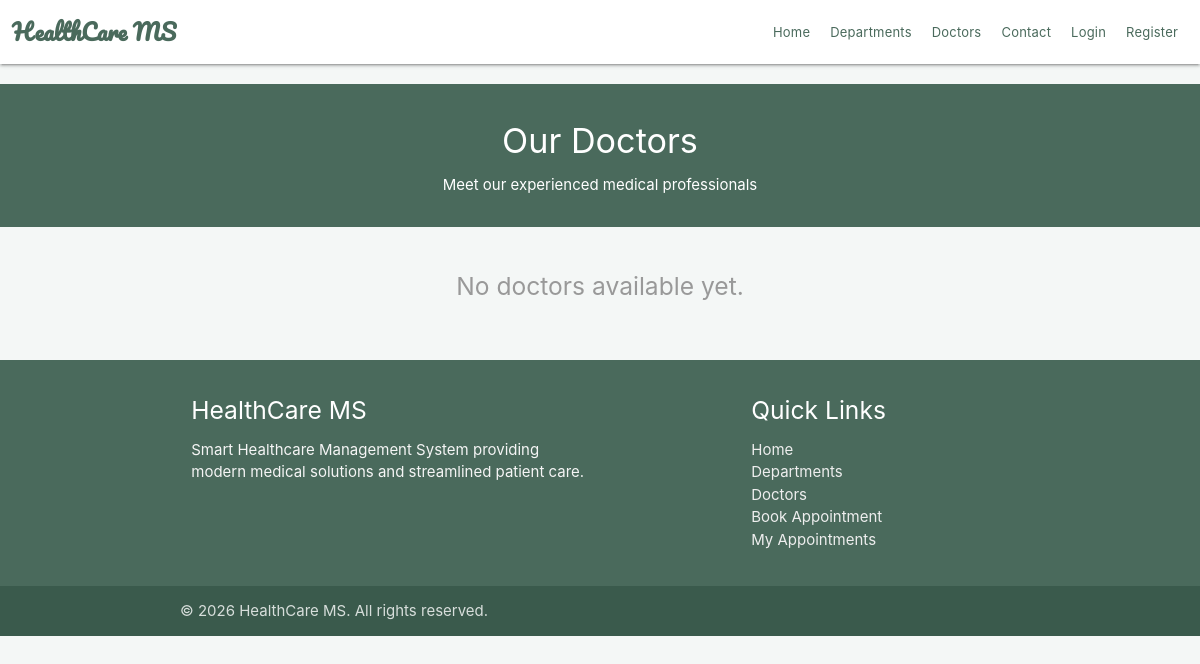
Page /doctors.php on the earlier database version.
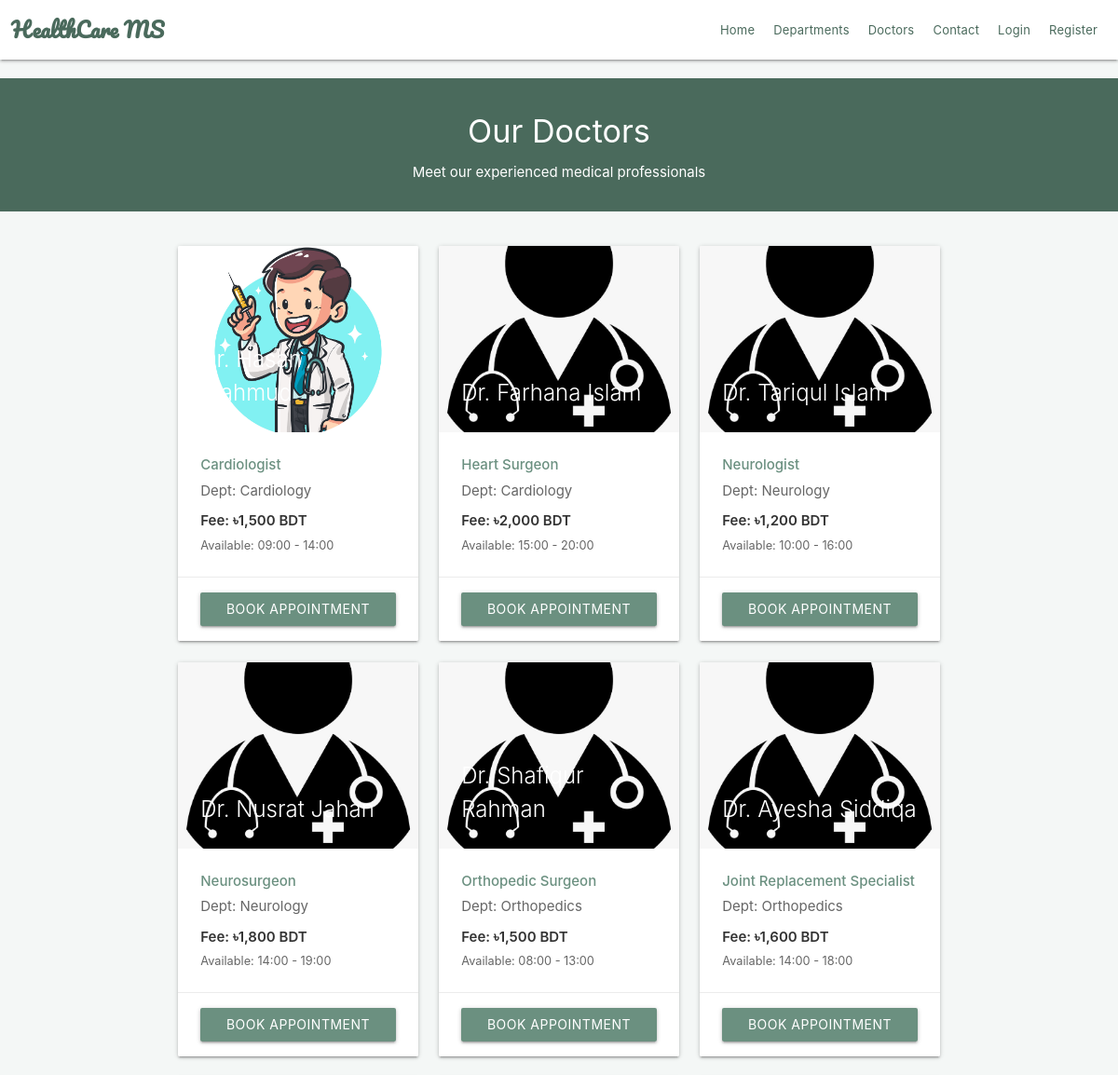
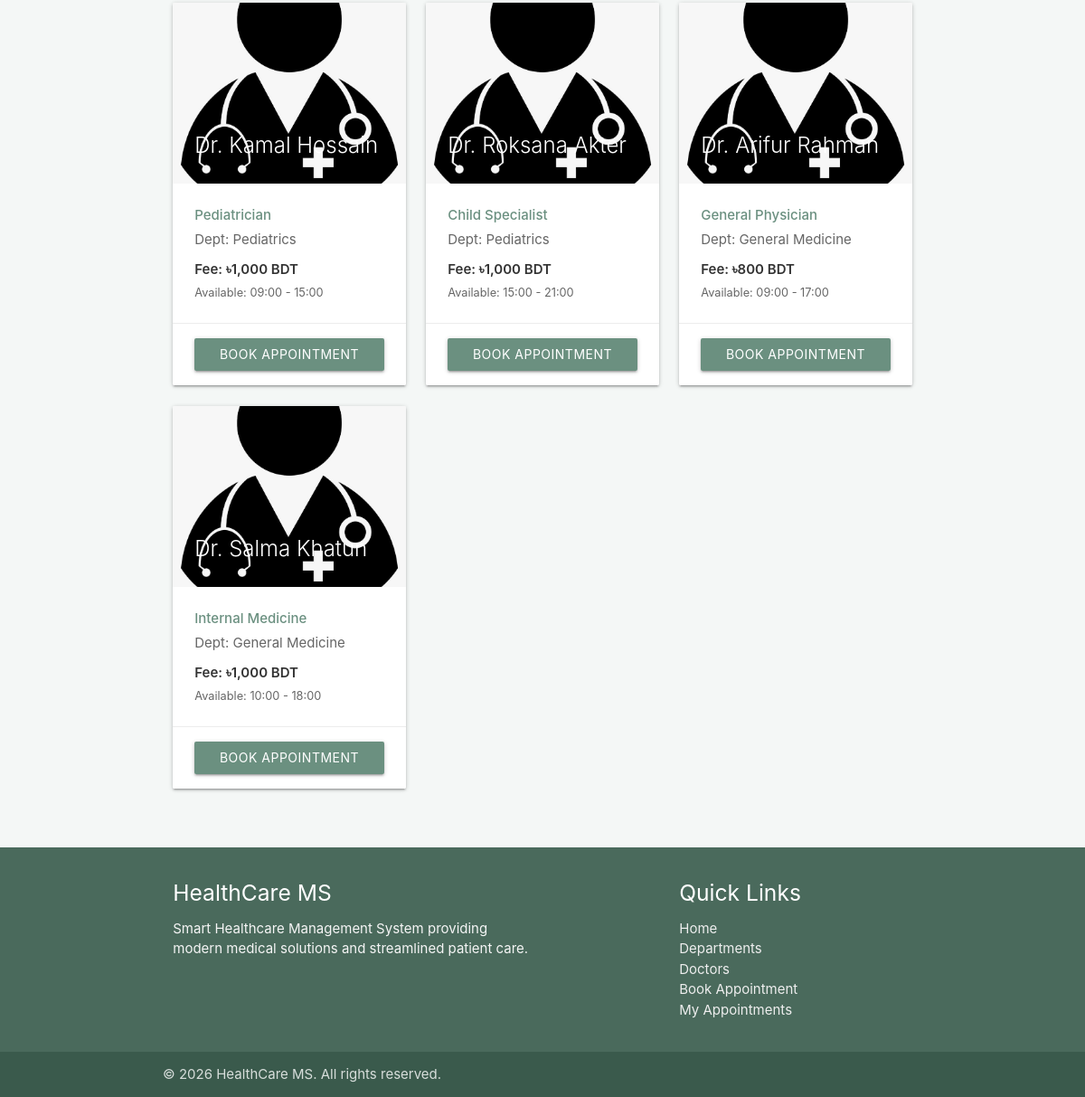
Same page on the later database version (2 pictures, top to bottom).
### tables this page shows
CREATE TABLE `doctors` (
    `id` int(11) NOT NULL,
    `dept_id` int(10) NOT NULL,
    `name` varchar(50) NOT NULL,
    `email` varchar(50) NOT NULL,
    `image` varchar(250) NOT NULL,
    `specialization` varchar(250) NOT NULL,
    `fee` int(255) NOT NULL,
    `available_start` varchar(20) DEFAULT '09:00',
    `available_end` varchar(20) DEFAULT '17:00'
);

CREATE TABLE `departments` (
    `id` int(11) NOT NULL,
    `dept_name` varchar(250) NOT NULL,
    `short_desc` varchar(250) NOT NULL,
    `long_desc` varchar(500) NOT NULL
);

### doctors.php (the view, shortened to what this page needs)
<?php
require_once('backends/connection-pdo.php');
$dept_id = isset($_GET['dept_id']) ? intval($_GET['dept_id']) : 0;
if ($dept_id > 0) {
    $sql = "SELECT d.*, dept.dept_name FROM doctors d JOIN departments dept ON d.dept_id = dept.id WHERE d.dept_id = ?";
    $query = $pdoconn->prepare($sql);
    $query->execute([$dept_id]);
} else {
    $sql = "SELECT d.*, dept.dept_name FROM doctors d JOIN departments dept ON d.dept_id = dept.id";
    $query = $pdoconn->prepare($sql);
    $query->execute();
}
$doctors = $query->fetchAll(PDO::FETCH_ASSOC);
?>
<!DOCTYPE html>
<html lang="en">
<head>
    <link rel="stylesheet" href="https://cdnjs.cloudflare.com/ajax/libs/materialize/1.0.0/css/materialize.min.css">
    <link rel="stylesheet" href="css/style.css">
    <link rel="stylesheet" href="css/healthcare-theme.css">
</head>
<body>
    <?php require('chunks/navbar.php'); ?>
    <div class="section white-text center" style="background: #4a6a5c; margin-top: 20px;">
        <h4>Our Doctors</h4>
        <p>Meet our experienced medical professionals</p>
    </div>
    <div class="container" style="margin-top: 30px; margin-bottom: 50px;">
        <div class="row">
            <?php if (count($doctors) > 0): ?>
                <?php foreach ($doctors as $doc): ?>
                    <div class="col s12 m6 l4">
                        <div class="card hoverable">
                            <div class="card-image">
                                <?php
                                $img_src = htmlspecialchars($doc['image']);
                                if (empty($img_src) || !file_exists("images/" . $img_src)) {
                                    $img_src = "images/default-doctor.jpg";
                                }
                                ?>
                                <img src="<?php echo $img_src; ?>" alt="Doctor" style="height: 200px; object-fit: cover;">
                                <span class="card-title" style="color: white;"><?php echo htmlspecialchars($doc['name']); ?></span>
                            </div>
                            <div class="card-content">
                                <p style="color: #6b9080; font-weight: 500;"><?php echo htmlspecialchars($doc['specialization']); ?></p>
                                <p style="color: #666; margin-top: 5px;">Dept: <?php echo htmlspecialchars($doc['dept_name']); ?></p>
                                <p style="color: #333; font-weight: 600; margin-top: 10px;">Fee: ৳<?php echo number_format($doc['fee']); ?> BDT</p>
                                <p style="color: #666; font-size: 0.85rem; margin-top: 5px;">Available: <?php echo $doc['available_start']; ?> - <?php echo $doc['available_end']; ?></p>
                            </div>
                            <div class="card-action">
                                <a href="appointments.php?doctor_id=<?php echo $doc['id']; ?>" class="waves-effect waves-light btn" style="background: #6b9080 !important; color: white !important; width: 100%;">Book Appointment</a>
                            </div>
                        </div>
                    </div>
                <?php endforeach; ?>
            <?php else: ?>
                <div class="col s12 center">
                    <h5 style="color: #999;">No doctors available yet.</h5>
                </div>
            <?php endif; ?>
        </div>
    </div>
    <?php require('chunks/footer.php'); ?>
</body>
</html>

### chunks/navbar.php (shortened to what this page needs)
<section class="navbar-section">
    <nav class="white" role="navigation">
        <div class="nav-wrapper container">
            <a id="logo-container" href="index.php" class="brand-logo" style="color: #6b9080; font-weight: 600;">HealthCare MS</a>
            <ul class="right hide-on-med-and-down">
                <li><a href="index.php" class="hvr-grow">Home</a></li>
                <li><a href="departments.php" class="hvr-grow">Departments</a></li>
                <li><a href="doctors.php" class="hvr-grow">Doctors</a></li>
                <li><a href="#" onclick="toggleModal('Contact Info', 'Call us at +8801925221970 for immediate assistance.');" class="hvr-grow">Contact</a></li>
                <?php
                if (isset($_SESSION['user'])) {
                    if (isset($_SESSION['role']) && $_SESSION['role'] == 'doctor') {
                        echo '<li><a href="doctor-prescriptions.php" class="hvr-grow">Prescriptions</a></li>';
                    } else {
                        echo '<li><a href="appointments.php" class="hvr-grow">Appointments</a></li>';
                        echo '<li><a href="patient-records.php" class="hvr-grow">Medical Records</a></li>';
                    }
                    echo '<li><a href="my-appointments.php" class="hvr-grow">My Appointments</a></li>';
                    echo '<li><a href="#" class="hvr-grow">Hi, ' . $_SESSION['user'] . '</a></li>';
                    echo '<li><a href="logout.php" class="hvr-grow">Logout</a></li>';
                } else {
                    echo '<li><a href="#" class="hvr-grow modal-trigger" data-target="modal1">Login</a></li>';
                    echo '<li><a href="#" class="hvr-grow modal-trigger" data-target="modal2">Register</a></li>';
                }
                ?>
            </ul>
        </div>
    </nav>
</section>

### chunks/footer.php
<footer class="page-footer" style="background: #4a6a5c;">
    <div class="container">
        <div class="row">
            <div class="col l6 s12">
                <h5 class="white-text">HealthCare MS</h5>
                <p class="grey-text text-lighten-4">Smart Healthcare Management System providing modern medical solutions and streamlined patient care.</p>
            </div>
            <div class="col l4 offset-l2 s12">
                <h5 class="white-text">Quick Links</h5>
                <ul>
                    <li><a class="grey-text text-lighten-3" href="/SHMS">Home</a></li>
                    <li><a class="grey-text text-lighten-3" href="departments.php">Departments</a></li>
                    <li><a class="grey-text text-lighten-3" href="doctors.php">Doctors</a></li>
                    <li><a class="grey-text text-lighten-3" href="appointments.php">Book Appointment</a></li>
                    <li><a class="grey-text text-lighten-3" href="my-appointments.php">My Appointments</a></li>
                </ul>
            </div>
        </div>
    </div>
    <div class="footer-copyright" style="background: #3a5a4c;">
        <div class="container">
        © <?php echo date("Y"); ?> HealthCare MS. All rights reserved.
        </div>
    </div>
</footer>

### css/style.css (style rules this page uses)
.nav-wrapper > a { text-decoration: none; font-family: 'Pacifico', cursive; }
.hvr-grow { text-decoration: none; }
@media (min-width : 992px) { .nav-wrapper.container { width: 98% !important; max-width: 1600px !important; } }
nav ul li a { font-size: 13px !important; padding: 0 10px !important; letter-spacing: 0.2px; }
.brand-logo { font-size: 1.5rem !important; position: relative !important; float: left !important; margin-left: 0 !important; }
.navbar-section nav { height: 64px; line-height: 64px; }
.nav-wrapper .right { margin-right: 0 !important; }

### css/healthcare-theme.css (style rules this page uses)
:root { --primary: #6b9080; --primary-dark: #4a6a5c; --primary-light: #8ca699; --bg-light: #f4f7f6; }
body { background-color: var(--bg-light); }
.brand-logo, .nav-wrapper a { color: var(--primary-dark) !important; }
.btn, .btn-large, .btn-small { background-color: var(--primary) !important; }
.card .card-action a { color: var(--primary) !important; }

Differences in the rows shown:
added doctors: image (picture), name "Dr. Hasan Mahmud", specialization "Cardiologist", departments.dept_name "Cardiology", fee "1,500", available_start "09:00", available_end "14:00", $doc['id'] 1 (drawn)
added doctors: name "Dr. Farhana Islam", specialization "Heart Surgeon", departments.dept_name "Cardiology", fee "2,000", available_start "15:00", available_end "20:00"
added doctors: image (placeholder picture), name "Dr. Tariqul Islam", specialization "Neurologist", departments.dept_name "Neurology", fee "1,200", available_start "10:00", available_end "16:00"
added doctors: image (placeholder picture), name "Dr. Nusrat Jahan", specialization "Neurosurgeon", departments.dept_name "Neurology", fee "1,800", available_start "14:00", available_end "19:00"
added doctors: image (placeholder picture), name "Dr. Shafiqur Rahman", specialization "Orthopedic Surgeon", departments.dept_name "Orthopedics", fee "1,500", available_start "08:00", available_end "13:00"
added doctors: image (placeholder picture), name "Dr. Ayesha Siddiqa", specialization "Joint Replacement Specialist", departments.dept_name "Orthopedics", fee "1,600", available_start "14:00", available_end "18:00"
added doctors: image (placeholder picture), name "Dr. Kamal Hossain", specialization "Pediatrician", departments.dept_name "Pediatrics", fee "1,000", available_start "09:00", available_end "15:00"
added doctors: image (placeholder picture), name "Dr. Roksana Akter", specialization "Child Specialist", departments.dept_name "Pediatrics", fee "1,000", available_start "15:00", available_end "21:00"
added doctors: image (placeholder picture), name "Dr. Arifur Rahman", specialization "General Physician", departments.dept_name "General Medicine", fee "800", available_start "09:00", available_end "17:00"
added doctors: image (placeholder picture), name "Dr. Salma Khatun", specialization "Internal Medicine", departments.dept_name "General Medicine", fee "1,000", available_start "10:00", available_end "18:00", $doc['id'] 10 (drawn)
Other differences:
text no longer shown: "No doctors available yet."
